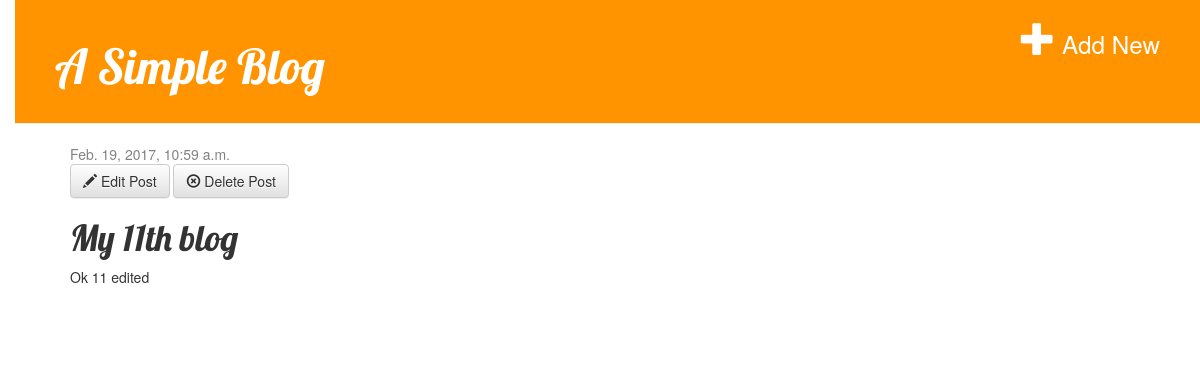
Screenshot of /post/15/ with the database file from the repository.
### myapp/models.py (models this page shows, shortened)
class Post(models.Model):
    author = models.ForeignKey('auth.User')
    title = models.CharField(max_length=200)
    text = models.TextField()
    created_date = models.DateTimeField(
            default=timezone.now)
    published_date = models.DateTimeField(
            blank=True, null=True)

### myapp/views.py (the view)
# urls.py: url(r'^post/(?P<pk>\d+)/$', views.post_detail, name='post_detail'),
def post_detail(request, pk):
    post = get_object_or_404(Post, pk=pk)
    newItem = request.session.get('new')
    if not newItem:
        newItem = ''
    savedItem = request.session.get('saved')
    if not savedItem:
        savedItem = ''
    return render(request, 'blog/post_detail.html', {'post': post,'savedItem':savedItem,'newItem':newItem})

### templates/blog/post_detail.html (shortened to what this page needs)
{% extends 'blog/base.html' %}
{% block content %}
    <div class="post">
        {% if post.published_date %}
            <div class="date">
                {{ post.published_date }}
            </div>
        {% endif %}
        <a class="btn btn-default" href="{% url 'post_edit' pk=post.pk %}"><span class="glyphicon glyphicon-pencil"></span> Edit Post</a>
        <a class="btn btn-default" href="{% url 'post_delete' pk=post.pk %}"><span class="glyphicon glyphicon-remove-circle"></span> Delete Post</a>
        <h1>{{ post.title }}</h1>
        <p>{{ post.text|linebreaksbr }}</p>
    </div>
{% endblock %}

### myapp/static/css/blog.css (style rules this page uses)
body { padding-left: 15px; }
h1, h2, h3, h4 { font-family: 'Lobster', cursive; }
.date { color: #828282; }
.post { margin-bottom: 70px; }

### rows the page displays
Post: published_date "Feb. 19, 2017, 10:59 a.m.", title "My 11th blog", text "Ok 11 edited"
